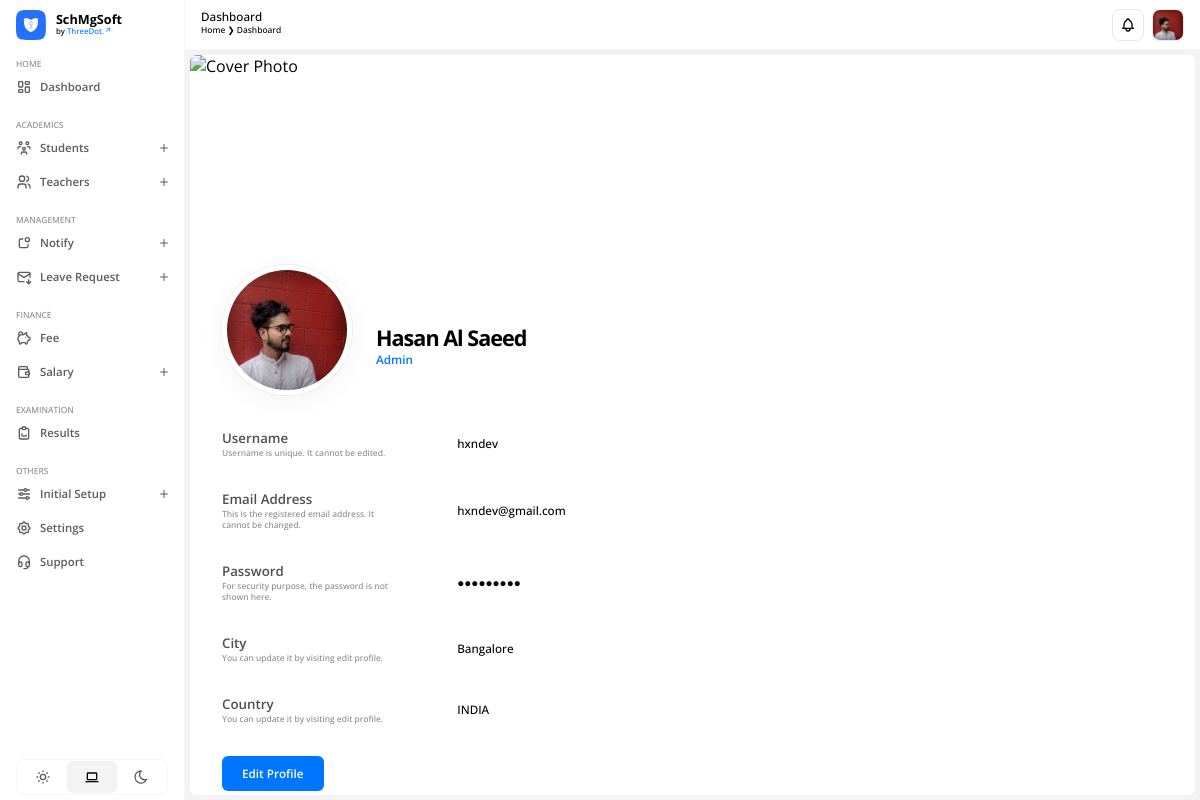
Screenshot of /profile/ (signed in) with the database file from the repository.
### apps/users/models.py (models this page shows)
class CustomUser(AbstractUser):
    USER = (
        (1, 'ADMIN'),
        (2, 'TEACHER'),
        (3, 'STUDENT')
    )
    user_type = models.CharField(choices=USER, max_length=20, default=1)
    profile_pic = models.ImageField(upload_to='profile_pic/', null=True, blank=True)
    city = models.CharField(max_length=200, blank=True)
    country = models.CharField(max_length=200, blank=True)

### apps/users/views.py (the view)
# urls.py: path('profile/', include('apps.users.urls')),
@login_required(login_url='/')
def profile(request):
    user = CustomUser.objects.get(id=request.user.id)
    context = {
        'user':user
    }
    return render(request, 'profile.html', context)

### apps/users/templates/profile.html
{% extends "base.html" %} {% load static %} {% block htmlhead %}
<link
  rel="stylesheet"
  type="text/css"
  href="{% static 'css/users/profile.css' %}"
/>
{% endblock htmlhead %} {% block content %}
<div id="my-profile">
  <div class="image-section">
    <div id="cover-photo">
      <img
        src="https://images.unsplash.com/photo-1642104704074-907c0698cbd9?crop=entropy&cs=srgb&fm=jpg&ixid=M3wzMjM4NDZ8MHwxfHJhbmRvbXx8fHx8fHx8fDE3MjEzMjI3NTF8&ixlib=rb-4.0.3&q=85"
        alt="Cover Photo"
      />
    </div>
    <div class="profile-details">
      <div id="profile-photo">
        {% if not user.profile_pic %}
        <img
          src="https://images.unsplash.com/photo-1718002127646-0904604dfb8c?crop=entropy&cs=srgb&fm=jpg&ixid=M3wzMjM4NDZ8MHwxfHJhbmRvbXx8fHx8fHx8fDE3MjA5NDE3OTN8&ixlib=rb-4.0.3&q=85"
          alt="Profile Photo."
        />
        {% else %}
        <img src="{{ user.profile_pic.url }}" alt="Profile Photo." />
        {% endif %}
      </div>
      <div class="profile-section">
        <h3>{{ user.first_name }} {{ user.last_name }}</h3>
        {% if user.user_type == '1' %}
        <p>Admin</p>
        {% elif user.user_type == '2' %}
        <p>Teacher</p>
        {% else %}
        <p>Student</p>
        {% endif %}
      </div>
    </div>
  </div>
  <div class="user-details">
    <div class="group">
      <div class="sub-group">
        <h3>Username</h3>
        <p>Username is unique. It cannot be edited.</p>
      </div>
      <p>{{ user.username }}</p>
    </div>
    <div class="group">
      <div class="sub-group">
        <h3>Email Address</h3>
        <p>This is the registered email address. It cannot be changed.</p>
      </div>
      <p>{{ user.email }}</p>
    </div>
    <div class="group">
      <div class="sub-group">
        <h3>Password</h3>
        <p>For security purpose, the password is not shown here.</p>
      </div>
      <p>●●●●●●●●●</p>
    </div>
    <div class="group">
      <div class="sub-group">
        <h3>City</h3>
        <p>You can update it by visiting edit profile.</p>
      </div>
      <p>{{ user.city }}</p>
    </div>
    <div class="group">
      <div class="sub-group">
        <h3>Country</h3>
        <p>You can update it by visiting edit profile.</p>
      </div>
      <p>{{ user.country }}</p>
    </div>
    <a href="{% url 'profile-edit' %}">Edit Profile</a>
  </div>
</div>
{% endblock %}

### SchMgSoft/templates/header.html (shortened to what this page needs)
{% load static %}
{% block content %}
<header>
  <div class="left">
    <h3>Dashboard</h3>
    <div class="breadcrumb">
      <p>Home &#10095; Dashboard</p>
    </div>
  </div>
  <div class="right">
    <div id="notification-icon">
    </div>
    <div id="profile">
      {% if not user.profile_pic %}
      <img
        src="https://images.unsplash.com/photo-1522075469751-3a6694fb2f61?crop=entropy&cs=srgb&fm=jpg&ixid=M3wzMjM4NDZ8MHwxfHJhbmRvbXx8fHx8fHx8fDE3MjA2ODA4NTB8&ixlib=rb-4.0.3&q=85"
        alt="Profile Photo."
      />
      {% else %}
      <img src="{{ user.profile_pic.url }}" alt="Profile Photo." />
      {% endif %}
    </div>
  </div>
</header>
{% endblock %}
{% block extracss %}
<link rel="stylesheet" type="text/css" href="{% static 'css/header.css' %}" />
{% endblock %}

### SchMgSoft/static/css/style.css (style rules this page uses)
:root { --accent-clr-50: #edfaff; --accent-clr-100: #d6f1ff; --accent-clr-200: #b5e9ff; --accent-clr-300: #83ddff; --accent-clr-400: #48c7ff; --accent-clr-500: #1ea8ff; --accent-clr-600: #0689ff; --accent-clr-700: #0075fe; --accent-clr-800: #085ac5; --accent-clr-900: #0d4e9b; --accent-clr-950: #0e305d; --round-sm: 0.125rem; --round-norm: 0.25rem; --round-md: 0.375rem; --round-lg: 0.5rem; --round-xl: 0.75rem; --round-2xl: 1rem; --round-3xl: 1.5rem; --round-full: 50%; --transition-time: 0.15s; --animation-time: 0.3s; }
*, *:before, *:after { margin: 0; padding: 0; box-sizing: border-box; font-family: 'Open Sans', sans-serif; font-synthesis: none; -webkit-font-smoothing: antialiased; -moz-osx-font-smoothing: grayscale; text-rendering: optimizeLegibility; }
html { scroll-behavior: smooth; }
body { margin: 0; padding: 0; min-width: 100%; min-height: 100vh; font-family: 'Open Sans', sans-serif; font-synthesis: none; -webkit-font-smoothing: antialiased; -moz-osx-font-smoothing: grayscale; text-rendering: optimizeLegibility; overflow: hidden; }
body.light-mode { --text-clr-50: #f6f6f6; --text-clr-100: #e7e7e7; --text-clr-200: #d1d1d1; --text-clr-300: #b0b0b0; --text-clr-400: #9c9c9c; --text-clr-500: #8c8c8c; --text-clr-600: #5d5d5d; --text-clr-700: #4f4f4f; --text-clr-800: #454545; --text-clr-900: #3d3d3d; --text-clr-950: #000000; --bg-clr: #f3f3f3; --bg-component: #ffffff; --bg-icon: #f3f3f3; --bg-blur: rgba(255, 255, 255, 0.3); --border-clr: rgba(0, 0, 0, 0.05); --overlay: linear-gradient(180deg, rgba(0, 0, 0, 0.01), rgba(0, 0, 0, 0.5)); }
a { padding: 0; margin: 0; text-decoration: none; cursor: pointer; }
p, h1, h2, h3, h4, h5, h6 { padding: 0; margin: 0; }

### SchMgSoft/static/css/users/profile.css (style rules this page uses)
#my-profile { width: 100%; height: 100%; background-color: var(--bg-component); border-radius: var(--round-md); overflow-x: hidden; overflow-y: auto; }
#my-profile .image-section { width: 100%; height: 350px; }
#my-profile .image-section #cover-photo { width: 100%; height: 250px; display: flex; align-items: center; justify-content: center; border-radius: var(--round-md) var(--round-md) 0 0; overflow: hidden; }
#my-profile .image-section #cover-photo img { width: 100%; height: 100%; object-fit: cover; }
#my-profile .image-section .profile-details { padding: 0 32px; width: 100%; height: 50px; display: flex; gap: 24px; align-items: center; justify-content: left; }
#my-profile .image-section .profile-details #profile-photo { width: 130px; height: 130px; display: flex; align-items: center; justify-content: center; border: 5px solid var(--bg-component); border-radius: var(--round-full); box-shadow: var(--border-clr) 0px 6px 24px 0px, var(--border-clr) 0px 0px 0px 1px; overflow: hidden; }
#my-profile .image-section .profile-details #profile-photo img { width: 100%; height: 100%; object-fit: cover; }
#my-profile .image-section .profile-details .profile-section { margin-top: 24px; height: 100%; display: flex; flex-direction: column; align-items: start; justify-content: end; }
#my-profile .image-section .profile-details .profile-section h3 { font-size: 1.351rem; font-weight: 700; text-align: left; letter-spacing: -1px; color: var(--text-clr-950); }
#my-profile .image-section .profile-details .profile-section p { font-size: 0.731rem; font-weight: 600; text-align: left; color: var(--accent-clr-700); }
#my-profile .user-details { padding: 24px 32px; width: 100%; display: flex; flex-direction: column; gap: 32px; align-items: start; justify-content: left; }
#my-profile .user-details .group { width: 100%; display: flex; align-items: center; }
#my-profile .user-details .group .sub-group { width: 25%; display: flex; flex-direction: column; align-items: start; justify-content: left; }
#my-profile .user-details .group .sub-group h3 { font-size: 0.831rem; font-weight: 600; text-align: left; color: var(--text-clr-700); }
#my-profile .user-details .group .sub-group p { font-size: 0.531rem; font-weight: 500; text-align: left; color: var(--text-clr-500); }
#my-profile .user-details .group p { width: 75%; font-size: 0.731rem; font-weight: 500; text-align: left; color: var(--text-clr-950); }
#my-profile .user-details a { padding: 10px 20px; font-size: 0.731rem; font-weight: 600; text-align: center; color: #fff; background: var(--accent-clr-700); border-radius: var(--round-md); transition: background var(--transition-time) ease-out; }

### rows the page displays
CustomUser: profile_pic (picture), first_name "Hasan", last_name "Al Saeed", username "hxndev", email "hxndev@gmail.com", city "Bangalore", country "INDIA"
